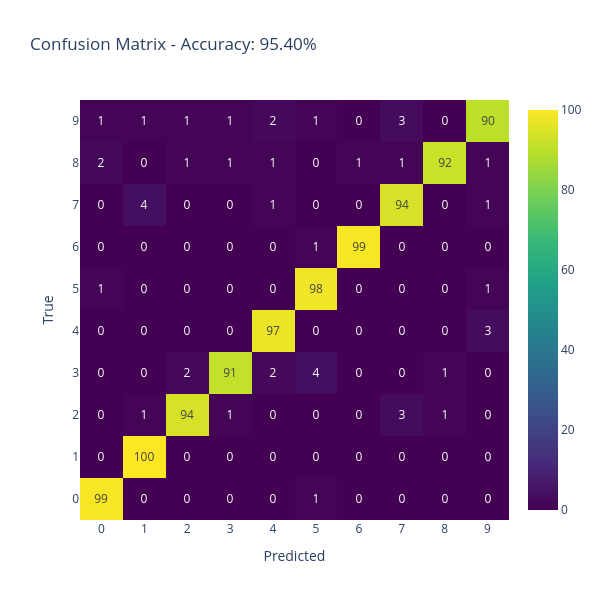

The code cell stored with this chart in its notebook:
### Code cell
import plotly.graph_objects as go
from sklearn.metrics import confusion_matrix

def display_confusion_matrix(y_true, y_pred, title="Confusion Matrix"):
    fig = go.Figure()

    cm = confusion_matrix(y_true, y_pred)
    cm_percentages = cm / cm.sum(axis=1, keepdims=True) * 100
    accuracy = (y_true == y_pred).mean() * 100
    labels = list(map(str, np.unique(y_true)))

    fig.add_trace(
        go.Heatmap(
            z=cm_percentages,
            x=labels,
            y=labels,
            colorscale="viridis",
            showscale=True,
            texttemplate="%{text}",
            text=[
                [cm[i, j] for j in range(cm.shape[1])]
                for i in range(cm.shape[0])
            ],
        )
    )

    fig.update_layout(
        title=f"{title} - Accuracy: {accuracy:.2f}%",
        xaxis_title="Predicted",
        yaxis_title="True",
        width=600,
        height=600,
    )
    
    fig.show()
    
display_confusion_matrix(test_labels, test_predictions)

### Figure 1 — Plotly figure (JSON) as saved in the notebook; plotly's stock layout.template omitted (floating-point values rounded to 4 significant figures)
{"data": [{"colorscale": [[0, "#440154"], [0.1111, "#482878"], [0.2222, "#3e4989"], [0.3333, "#31688e"], [0.4444, "#26828e"], [0.5556, "#1f9e89"], [0.6667, "#35b779"], [0.7778, "#6ece58"], [0.8889, "#b5de2b"], [1, "#fde725"]], "showscale": true, "text": [[99, 0, 0, 0, 0, 1, 0, 0, 0, 0], [0, 100, 0, 0, 0, 0, 0, 0, 0, 0], [0, 1, 94, 1, 0, 0, 0, 3, 1, 0], [0, 0, 2, 91, 2, 4, 0, 0, 1, 0], [0, 0, 0, 0, 97, 0, 0, 0, 0, 3], [1, 0, 0, 0, 0, 98, 0, 0, 0, 1], [0, 0, 0, 0, 0, 1, 99, 0, 0, 0], [0, 4, 0, 0, 1, 0, 0, 94, 0, 1], [2, 0, 1, 1, 1, 0, 1, 1, 92, 1], [1, 1, 1, 1, 2, 1, 0, 3, 0, 90]], "texttemplate": "%{text}", "type": "heatmap", "x": ["0", "1", "2", "3", "4", "5", "6", "7", "8", "9"], "y": ["0", "1", "2", "3", "4", "5", "6", "7", "8", "9"], "z": [[99, 0, 0, 0, 0, 1, 0, 0, 0, 0], [0, 100, 0, 0, 0, 0, 0, 0, 0, 0], [0, 1, 94, 1, 0, 0, 0, 3, 1, 0], [0, 0, 2, 91, 2, 4, 0, 0, 1, 0], [0, 0, 0, 0, 97, 0, 0, 0, 0, 3], [1, 0, 0, 0, 0, 98, 0, 0, 0, 1], [0, 0, 0, 0, 0, 1, 99, 0, 0, 0], [0, 4, 0, 0, 1, 0, 0, 94, 0, 1], [2, 0, 1, 1, 1, 0, 1, 1, 92, 1], [1, 1, 1, 1, 2, 1, 0, 3, 0, 90]]}], "layout": {"height": 600, "title": {"text": "Confusion Matrix - Accuracy: 95.40%"}, "width": 600, "xaxis": {"title": {"text": "Predicted"}}, "yaxis": {"title": {"text": "True"}}}}
